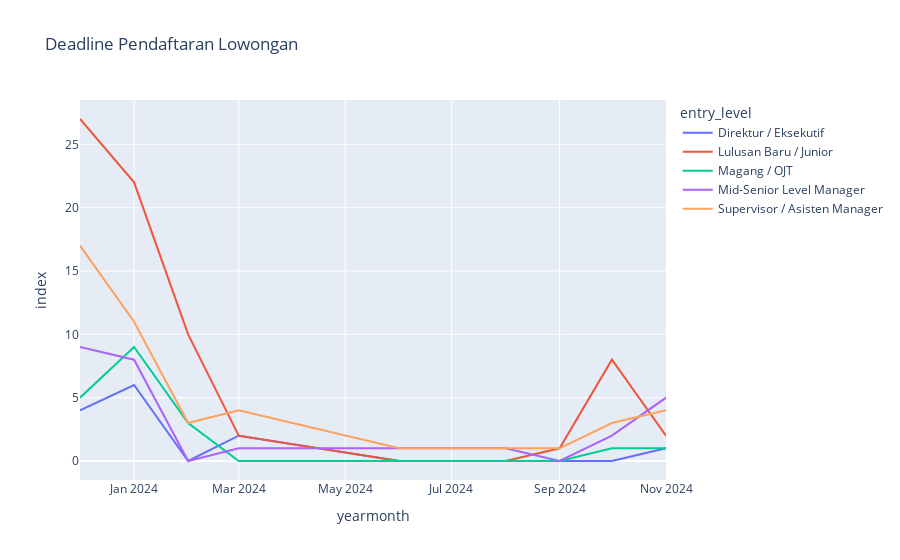

The notebook cell saved with this chart:
### Code cell
deadline_table2 = df_clean\
    .pivot_table(index=['yearmonth','entry_level'],values='index',aggfunc='count').reset_index()
deadline_table2['yearmonth'] = deadline_table2['yearmonth'].astype(str)

px.line(deadline_table2, 
        x='yearmonth', y='index',color='entry_level',
        title='Deadline Pendaftaran Lowongan',
        )

### Figure 1 — Plotly figure (JSON) as saved in the notebook; plotly's stock layout.template omitted (floating-point values rounded to 4 significant figures)
{"data": [{"hovertemplate": "entry_level=Direktur / Eksekutif<br>yearmonth=%{x}<br>index=%{y}<extra></extra>", "legendgroup": "Direktur / Eksekutif", "line": {"color": "#636efa", "dash": "solid"}, "marker": {"symbol": "circle"}, "mode": "lines", "name": "Direktur / Eksekutif", "orientation": "v", "showlegend": true, "type": "scatter", "x": ["2023-12", "2024-01", "2024-02", "2024-03", "2024-06", "2024-08", "2024-09", "2024-10", "2024-11"], "xaxis": "x", "y": [4, 6, 0, 2, 0, 0, 0, 0, 1], "yaxis": "y"}, {"hovertemplate": "entry_level=Lulusan Baru / Junior<br>yearmonth=%{x}<br>index=%{y}<extra></extra>", "legendgroup": "Lulusan Baru / Junior", "line": {"color": "#EF553B", "dash": "solid"}, "marker": {"symbol": "circle"}, "mode": "lines", "name": "Lulusan Baru / Junior", "orientation": "v", "showlegend": true, "type": "scatter", "x": ["2023-12", "2024-01", "2024-02", "2024-03", "2024-06", "2024-08", "2024-09", "2024-10", "2024-11"], "xaxis": "x", "y": [27, 22, 10, 2, 0, 0, 1, 8, 2], "yaxis": "y"}, {"hovertemplate": "entry_level=Magang / OJT<br>yearmonth=%{x}<br>index=%{y}<extra></extra>", "legendgroup": "Magang / OJT", "line": {"color": "#00cc96", "dash": "solid"}, "marker": {"symbol": "circle"}, "mode": "lines", "name": "Magang / OJT", "orientation": "v", "showlegend": true, "type": "scatter", "x": ["2023-12", "2024-01", "2024-02", "2024-03", "2024-06", "2024-08", "2024-09", "2024-10", "2024-11"], "xaxis": "x", "y": [5, 9, 3, 0, 0, 0, 0, 1, 1], "yaxis": "y"}, {"hovertemplate": "entry_level=Mid-Senior Level Manager<br>yearmonth=%{x}<br>index=%{y}<extra></extra>", "legendgroup": "Mid-Senior Level Manager", "line": {"color": "#ab63fa", "dash": "solid"}, "marker": {"symbol": "circle"}, "mode": "lines", "name": "Mid-Senior Level Manager", "orientation": "v", "showlegend": true, "type": "scatter", "x": ["2023-12", "2024-01", "2024-02", "2024-03", "2024-06", "2024-08", "2024-09", "2024-10", "2024-11"], "xaxis": "x", "y": [9, 8, 0, 1, 1, 1, 0, 2, 5], "yaxis": "y"}, {"hovertemplate": "entry_level=Supervisor / Asisten Manager<br>yearmonth=%{x}<br>index=%{y}<extra></extra>", "legendgroup": "Supervisor / Asisten Manager", "line": {"color": "#FFA15A", "dash": "solid"}, "marker": {"symbol": "circle"}, "mode": "lines", "name": "Supervisor / Asisten Manager", "orientation": "v", "showlegend": true, "type": "scatter", "x": ["2023-12", "2024-01", "2024-02", "2024-03", "2024-06", "2024-08", "2024-09", "2024-10", "2024-11"], "xaxis": "x", "y": [17, 11, 3, 4, 1, 1, 1, 3, 4], "yaxis": "y"}], "layout": {"legend": {"title": {"text": "entry_level"}, "tracegroupgap": 0}, "title": {"text": "Deadline Pendaftaran Lowongan"}, "xaxis": {"anchor": "y", "domain": [0, 1], "title": {"text": "yearmonth"}}, "yaxis": {"anchor": "x", "domain": [0, 1], "title": {"text": "index"}}}}
